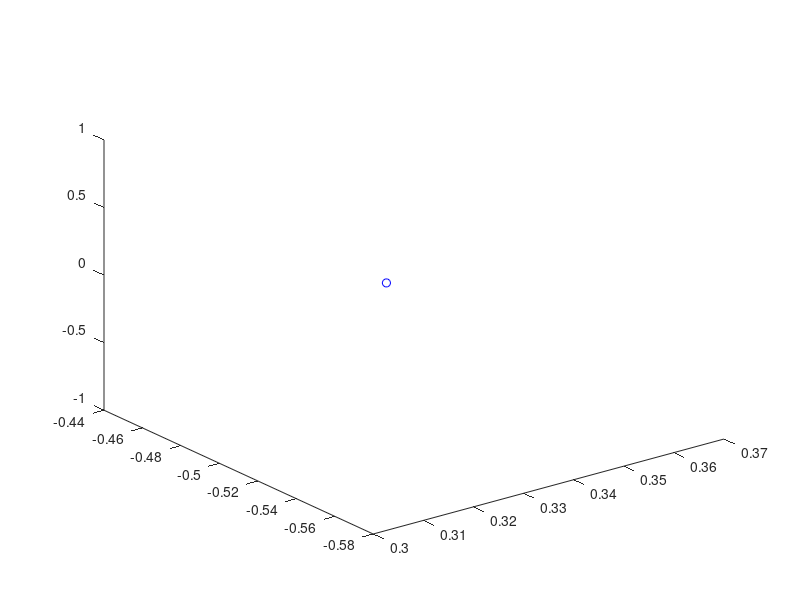

Source code (MATLAB): (Note: this script raises an error after producing the figure.)
%assumptions
eps=0.0001
q=0.0001

f=1;
del=1

t=1

X1=t*(1-q*t)/(t-1);
Y1=t;
Z1=0;

X2=t;
Y2=t;
Z2=2*f*t/(1+t);

X3=t;
Y3=0;
Z3=t;


%f=0
ezplot3('t/(t-1)','t','0',[-0.5,0.5],'animate')
hold on
%g=0
ezplot3('t','t','2*t/(1+t)',[-0.5,0.5],'animate')
hold on
%h=0
ezplot3('t','0','t',[-0.5,0.5],'animate')
